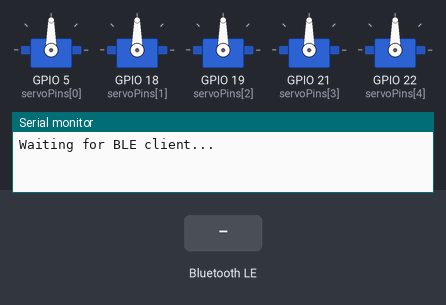
This sketch was run on a simulated ESP32. Shown: 5 × servo, the last lines printed to the serial monitor. The test bench sets the inputs (shaded band). Nothing arrives over Bluetooth unless stated; a phone connects over Bluetooth LE 3 s after start.

Above: at 1.2 s.
1.3 s: Bluetooth LE write "5" received
At 1.7 s:
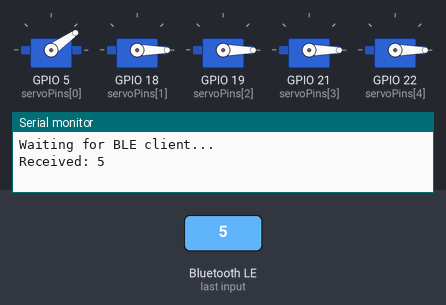
2.8 s: Bluetooth LE write "90" received
At 4.1 s:
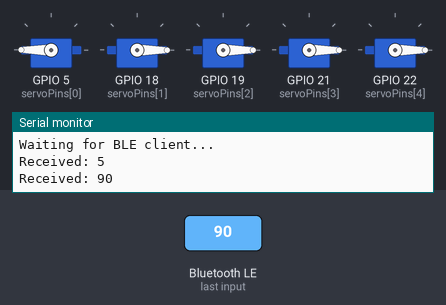
Timing chart, 0 to 5.8 s (numbered marks = the images above; inputs shaded):
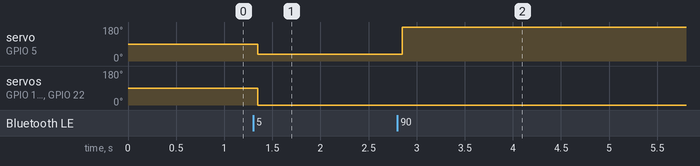

Measured:
- after the input at 1.3 s, servo on GPIO 5 (servoPins[0]): 90° → 35° after 0.05 s; servo on GPIO 18 (servoPins[1]), servo on GPIO 19 (servoPins[2]), servo on GPIO 21 (servoPins[3]), servo on GPIO 22 (servoPins[4]): 90° → 0° after 0.05 s
- after the input at 2.8 s, servo on GPIO 5 (servoPins[0]): 35° → 180° after 0.05 s

The sketch:

main.ino
```cpp
#include <Arduino.h>
#include <BLEDevice.h>
#include <BLEUtils.h>
#include <BLEServer.h>
#include <BLE2902.h>
#include <Servo.h>

BLECharacteristic *pCharacteristic;
bool deviceConnected = false;

#define SERVICE_UUID           "12345678-1234-1234-1234-123456789abc"
#define CHARACTERISTIC_UUID    "87654321-4321-4321-4321-987654321abc"

// Define servo objects and pins
Servo servos[5];
int servoPins[5] = {5, 18, 19, 21, 22};  // Update these to match your wiring

class MyCallbacks : public BLECharacteristicCallbacks {
  void onWrite(BLECharacteristic *pCharacteristic) {
    std::string value = pCharacteristic->getValue();
    if (value.length() > 0) {
      Serial.print("Received: ");
      Serial.println(value.c_str());

      // Parse comma-separated values
      float values[5];
      int idx = 0;
      char *ptr = strtok((char *)value.c_str(), ",");
      while (ptr != NULL && idx < 5) {
        values[idx++] = atof(ptr);
        ptr = strtok(NULL, ",");
      }

      // Map 0-1 float values to servo angles (0-180)
      for (int i = 0; i < 5; i++) {
        int angle = map(values[i] * 100, 0, 100, 0, 180);
        servos[i].write(angle);
      }
    }
  }
};

class MyServerCallbacks : public BLEServerCallbacks {
  void onConnect(BLEServer* pServer) {
    deviceConnected = true;
  }
  void onDisconnect(BLEServer* pServer) {
    deviceConnected = false;
  }
};

void setup() {
  Serial.begin(115200);

  // Attach servos to pins
  for (int i = 0; i < 5; i++) {
    servos[i].attach(servoPins[i]);
  }

  // Setup BLE
  BLEDevice::init("ESP32_Robotic_Hand");
  BLEServer *pServer = BLEDevice::createServer();
  pServer->setCallbacks(new MyServerCallbacks());

  BLEService *pService = pServer->createService(SERVICE_UUID);

  pCharacteristic = pService->createCharacteristic(
    CHARACTERISTIC_UUID,
    BLECharacteristic::PROPERTY_WRITE
  );

  pCharacteristic->setCallbacks(new MyCallbacks());
  pCharacteristic->addDescriptor(new BLE2902());

  pService->start();

  BLEAdvertising *pAdvertising = pServer->getAdvertising();
  pAdvertising->start();

  Serial.println("Waiting for BLE client...");
}

void loop() {
}
```
